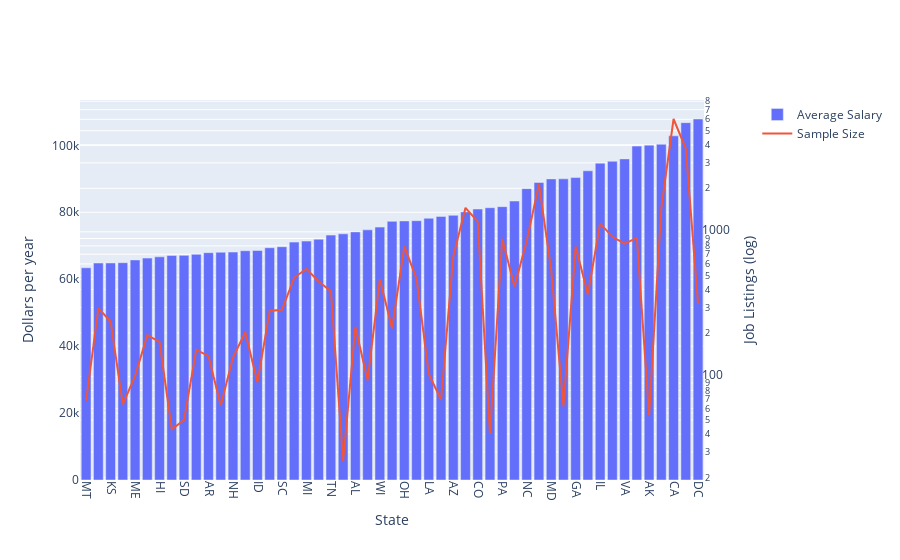

The notebook cell saved with this chart:
### Markdown cell above
### Display a bar graph of average salaries by state.

### Code cell
df = dm.get_postings_with_pay()[['state','avg_salary']].copy()

groups = df.groupby('state')
group_count = groups.count()
df = groups.mean()
df['count'] = group_count
df = df.dropna(axis=1).sort_values(by='avg_salary')

fig = make_subplots(specs=[[{"secondary_y": True}]])

fig.add_trace(
    go.Bar(
        x = df.index.values, 
        y=df['avg_salary'],
        name="Average Salary",
    ), 
    secondary_y=False)

fig.add_trace(
    go.Scatter(
        x = df.index.values,
        y = df['count'],
        name="Sample Size"
    ),
    secondary_y=True
)

fig.update_xaxes(title_text="State",tickangle=90)

# Set y-axes titles
fig.update_yaxes(title_text="Dollars per year", secondary_y=False)
fig.update_yaxes(title_text="Job Listings (log)", secondary_y=True, type="log")

fig.show()

### Figure 1 — Plotly figure (JSON) as saved in the notebook; plotly's stock layout.template omitted (floating-point values rounded to 4 significant figures)
{"data": [{"name": "Average Salary", "type": "bar", "x": ["MT", "KY", "KS", "MS", "ME", "OK", "HI", "VT", "SD", "NE", "AR", "ND", "NH", "IA", "ID", "UT", "SC", "MO", "MI", "IN", "TN", "WY", "AL", "NM", "WI", "NV", "OH", "MN", "LA", "RI", "AZ", "FL", "CO", "WV", "PA", "OR", "NC", "TX", "MD", "DE", "GA", "CT", "IL", "NJ", "VA", "MA", "AK", "WA", "CA", "NY", "DC"], "xaxis": "x", "y": [63410.0, 64840.0, 64860.0, 64930.0, 65760.0, 66320.0, 66680.0, 67110.0, 67130.0, 67430.0, 67930.0, 68060.0, 68110.0, 68510.0, 68580.0, 69410.0, 69710.0, 71090.0, 71390.0, 71970.0, 73180.0, 73560.0, 74140.0, 74750.0, 75570.0, 77290.0, 77420.0, 77490.0, 78210.0, 78780.0, 79090.0, 80110.0, 80970.0, 81370.0, 81680.0, 83360.0, 87070.0, 88920.0, 89980.0, 90000.0, 90370.0, 92400.0, 94680.0, 95230.0, 95960.0, 99780.0, 100100.0, 100300.0, 102800.0, 106800.0, 107900.0], "yaxis": "y"}, {"name": "Sample Size", "type": "scatter", "x": ["MT", "KY", "KS", "MS", "ME", "OK", "HI", "VT", "SD", "NE", "AR", "ND", "NH", "IA", "ID", "UT", "SC", "MO", "MI", "IN", "TN", "WY", "AL", "NM", "WI", "NV", "OH", "MN", "LA", "RI", "AZ", "FL", "CO", "WV", "PA", "OR", "NC", "TX", "MD", "DE", "GA", "CT", "IL", "NJ", "VA", "MA", "AK", "WA", "CA", "NY", "DC"], "xaxis": "x", "y": [68, 296, 240, 64, 101, 193, 173, 43, 50, 153, 138, 63, 135, 202, 91, 284, 289, 481, 555, 453, 388, 26, 220, 94, 470, 215, 793, 473, 104, 69, 679, 1465, 1176, 40, 896, 419, 865, 2138, 546, 62, 791, 369, 1144, 924, 830, 908, 54, 1473, 6032, 3765, 319], "yaxis": "y2"}], "layout": {"xaxis": {"anchor": "y", "domain": [0, 0.94], "tickangle": 90, "title": {"text": "State"}}, "yaxis": {"anchor": "x", "domain": [0, 1], "title": {"text": "Dollars per year"}}, "yaxis2": {"anchor": "x", "overlaying": "y", "side": "right", "title": {"text": "Job Listings (log)"}, "type": "log"}}}
